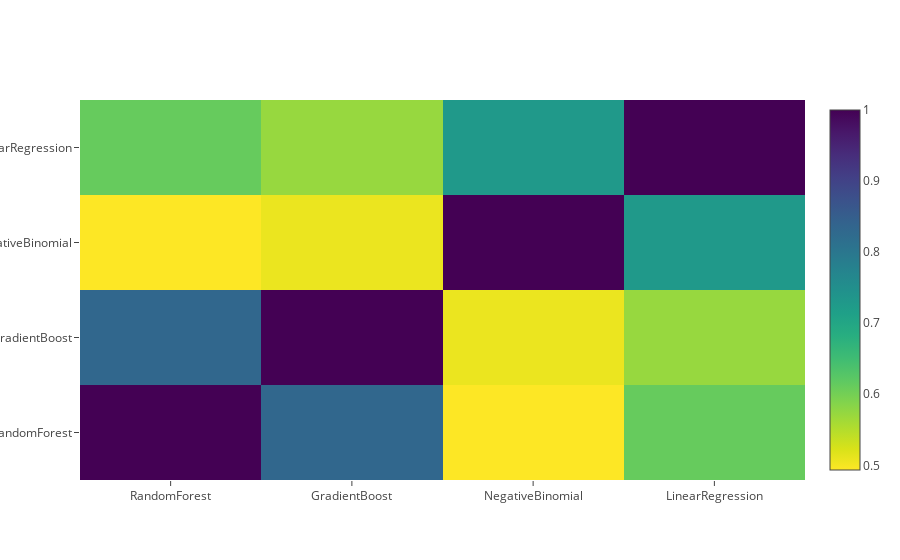

The code cell stored with this chart in its notebook:
### Markdown cell above
**Correlation Heatmap of the Second Level Training set**

### Code cell
data = [ go.Heatmap( z = base_predictions_train_sj.astype( float ).corr().values,
                     x = base_predictions_train_sj.columns.values,
                     y = base_predictions_train_sj.columns.values,
                     colorscale = 'Viridis',
                     showscale = True,
                     reversescale = True )]
py.iplot( data, filename = 'labelled-heatmap' )

### Figure 1 — Plotly figure (JSON) as saved in the notebook; plotly's stock layout.template omitted (floating-point values rounded to 4 significant figures)
{"data": [{"colorscale": "Viridis", "reversescale": true, "showscale": true, "type": "heatmap", "uid": "b9eeefcc-b45e-4426-8069-2b70a7d2a449", "x": ["RandomForest", "GradientBoost", "NegativeBinomial", "LinearRegression"], "y": ["RandomForest", "GradientBoost", "NegativeBinomial", "LinearRegression"], "z": [[1, 0.8319, 0.4934, 0.6116], [0.8319, 1, 0.5078, 0.5724], [0.4934, 0.5078, 1, 0.7294], [0.6116, 0.5724, 0.7294, 1]]}], "layout": {}}
